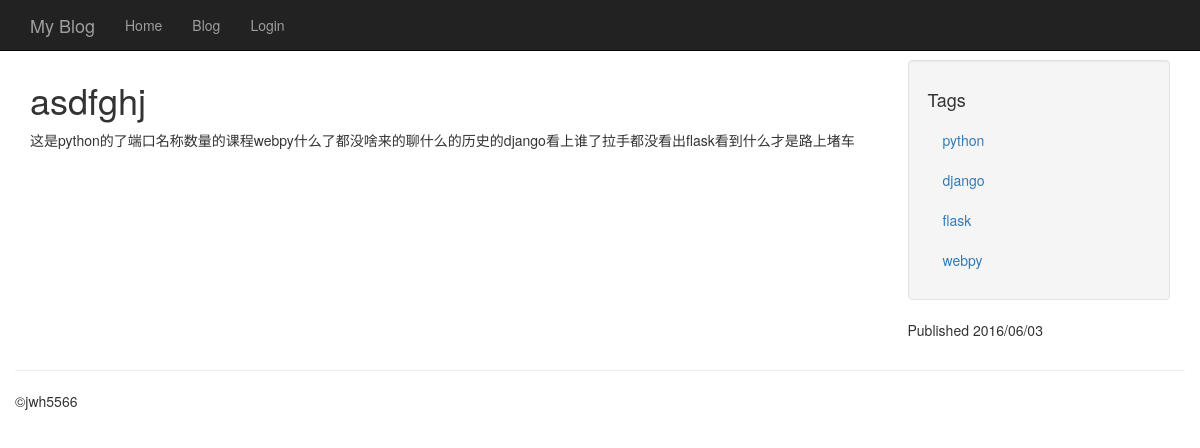
The page /entries/asdfghj/ on the database its author committed.
### models.py (models this page shows, shortened)
class Entry(db.Model):
    __tablename__ = 'entry'
    STATUS_PUBLIC = 0
    STATUS_DRAFT = 1
    STATUS_DELETED = 2
    id = db.Column(db.Integer, primary_key=True)
    title = db.Column(db.String(100))
    slug = db.Column(db.String(100), unique=True)
    body = db.Column(db.Text)
    status = db.Column(db.SmallInteger, default=STATUS_PUBLIC)
    created_timestamp = db.Column(db.DateTime, default=datetime.datetime.now)  # 第一次保存更新
    modified_timestamp = db.Column(db.DateTime, default=datetime.datetime.now, onupdate=datetime.datetime.now)  #每次保存更新
    author_id = db.Column(db.Integer, db.ForeignKey("user.id"))
    tags = db.relationship('Tag', secondary=entry_tags,
                           backref=db.backref('entries', lazy='dynamic'))

class Tag(db.Model):
    __tablename__ = 'tag'
    id = db.Column(db.Integer, primary_key=True)
    name = db.Column(db.String(64))
    slug = db.Column(db.String(64), unique=True)

### entries/blueprint.py (the view)
@entries.route('/<slug>/')
def detail(slug):
    entry = get_entry_or_404(slug)
    return render_template('entries/detail.html', entry=entry)

### blog.py (called while the page is built)
@app.before_request
def _before_request():
    g.user = current_user

### entries/blueprint.py (called while the page is built)
def get_entry_or_404(slug, author=None):
    query = Entry.query.filter(Entry.slug == slug)
    if author:
        query = query.filter(Entry.author == author)
    else:
        query = filter_status_by_user(query)
    return query.first_or_404()

def filter_status_by_user(query):
    if not g.user.is_authenticated:
        return query.filter(Entry.status == Entry.STATUS_PUBLIC)
    else:
        return query.filter(
            (Entry.status == Entry.STATUS_PUBLIC) |
            ((Entry.author == g.user) & (Entry.status != Entry.STATUS_DELETED))
        )

### templates/entries/detail.html (shortened to what this page needs)
{% extends "base.html" %}
{% block content_title %}
    {{ entry.title }}
{% endblock %}
{% block sidebar %}
    <ul class="well nav nav-list">
        <li><h4>Tags</h4></li>
        {% for tag in entry.tags %}
            <li><a href="{{ url_for('entries.tag_detail', slug=tag.slug) }}">{{ tag.name }}</a></li>
        {% endfor %}
    </ul>
    <p>Published {{ entry.created_timestamp.strftime('%Y/%m/%d') }}</p>
{% endblock %}
{% block content %}
    {{ entry.body }}
{% endblock %}

### templates/base.html (shortened to what this page needs)
<!DOCTYPE html>
<html lang="en">
<head>
    <link rel="stylesheet" href="{{ url_for('static', filename="css/bootstrap.min.css" ) }}">
</head>
<body class="{% block body_class %}{% endblock %}">
<div class="navbar navbar-inverse navbar-fixed-top" role="navigation">
    <div class="container">
        <div class="navbar-header">
            <a class="navbar-brand" href="#">{% block brand %}My Blog{% endblock %}</a>
        </div>
        <div class="collapse navbar-collapse">
            <ul class="nav navbar-nav">
                <li><a href="{{ url_for('homepage') }}">Home</a></li>
                <li><a href="{{ url_for('entries.index') }}">Blog</a></li>
                {% if g.user.is_authenticated %}
                <li><a href="{{ url_for('logout', next=request.path) }}">Logout</a> </li>
                {% else %}
                <li><a href="{{ url_for('login', next=request.path) }}">Login</a> </li>
                {% endif %}
            </ul>
        </div>
    </div>
</div>
<div class="container">
    <div class="row">
        <div class="col-md-9">
            <h1>{% block content_title %}{% endblock %}</h1>
            {% block content %}
            {% endblock %}
        </div>
        <div class="col-md-3">
            {% block sidebar %}{% endblock %}
        </div>
    </div>
    <div class="row">
        <hr/>
        <footer>
            <p>&copy;jwh5566</p>
        </footer>
    </div>
</div>
</body>
</html>

### templates/base.html (style rules this page uses)
body { padding-top: 60px }

### rows shown on the page
Entry: title "asdfghj", body "这是python的了端口名称数量的课程webpy什么了都没啥来的聊什么的历史的django看上谁了拉手都没看出flask看到什么才是路上堵车", created_timestamp "2016/06/03"
Tag: name "python"
Tag: name "django"
Tag: name "flask"
Tag: name "webpy"
